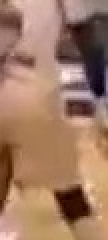
#> input picture team_classifier_data/crops/1001_screener_1237.jpg, 54 x 120 px (shown 2 times larger)
$ python -i shot_events.py   (imports and definitions only)
#> lines starting #> are read from the running program, lines starting #| are printed output that depends on the picture
"""
shot_events.py — 讀 shot_detect_rf.py 的逐幀偵測，判斷「有沒有出手、什麼時候、跳投/上籃、進沒進」。
規則（改這裡不用重跑模型）：
  1. 切鏡頭：相鄰影格色彩直方圖差很大 → 之後的畫面（重播 / 換場）不看
  2. 出手候選：player-jump-shot / player-layup-dunk 信心 ≥ SHOT_CONF；1 秒內的合併成一個事件
  3. 軌跡確認（排除跳起來傳球）：出手後 BALL_WIN 秒內，球要出現在籃框附近（籃框框往外擴、往上延伸）
  4. 進球：出手後 MADE_WIN 秒內有 ball-in-basket，且
       - 連續長度 ≤ MAX_IN_RUN 秒（籃網常被持續誤判成進框）
       - 進框前 0.5 秒內看得到球在籃框附近
不判斷「誰出手」：延長的那段沒有 SAM3 追蹤，先用出手框畫在影片上給人看。

用法：
  python nba_data_pipeline/shot_events.py --dets output_videos/shot_check/rf_dets.pkl \
      --video_dir input_videos/screen_ext --out_dir output_videos/shot_check [--no_video]
輸出：<out_dir>/shot_events_model.csv（含人工核對欄；人工標好的請另存，例 shot_labels_round1.csv）、<out_dir>/<clip>.mp4（標註影片）
"""
import argparse
import csv
import pickle
from pathlib import Path

import cv2
import numpy as np

ROOT = Path(__file__).parent.parent
BALL, IN_BASKET, PLAYER, POSSESS, JUMP, LAYUP, BLOCK, RIM = 0, 1, 3, 4, 5, 6, 7, 9
NAMES = {BALL: 'ball', IN_BASKET: 'in-basket', JUMP: 'jump-shot', LAYUP: 'layup', BLOCK: 'block', RIM: 'rim'}
COLORS = {BALL: (0, 255, 255), IN_BASKET: (0, 255, 0), JUMP: (0, 0, 255), LAYUP: (255, 0, 255),
          BLOCK: (255, 128, 0), RIM: (255, 255, 255)}

SHOT_CONF = 0.3          # 0.4 會漏掉 334 / 400 這種 0.30–0.34 的真出手
MERGE_S = 1.0
BALL_WIN = 1.5
MADE_WIN = 2.0
MAX_IN_RUN = 0.7
CUT_THRESH = 0.5          # 直方圖相關係數低於此 = 切鏡頭
PIX_CUT = 45              # 64x36 灰階平均像素差；正常鏡頭移動 99% < 36，閃白壞影格 30–38 且馬上回來


# [7 lines left out: function read_frames, not called in this run]


def find_cuts(frames):
    """切鏡頭 = 相鄰兩張差很大，且 3 張後也沒回到原畫面（單張閃白的壞影格會馬上回來，不算）。"""
    hs = []
    for f in frames:
        hsv = cv2.cvtColor(cv2.resize(f, (160, 90)), cv2.COLOR_BGR2HSV)
        h = cv2.calcHist([hsv], [0, 1], None, [30, 32], [0, 180, 0, 256]); cv2.normalize(h, h); hs.append(h)
    cor = lambda a, b: cv2.compareHist(hs[a], hs[b], cv2.HISTCMP_CORREL)
    gs = [cv2.resize(cv2.cvtColor(f, cv2.COLOR_BGR2GRAY), (64, 36)).astype(np.float32) for f in frames]
    pd = lambda a, b: float(np.abs(gs[a] - gs[b]).mean())
    n = len(hs)
    # 顏色分布大變，或整張像素差大（同球場的精華剪輯接點顏色很像，只看直方圖抓不到；screen_453 5.07s 像素差 47）
    jump = lambda i: (cor(i - 1, i) < CUT_THRESH and cor(max(i - 2, 0), min(i + 3, n - 1)) < CUT_THRESH) or                      (pd(i - 1, i) > PIX_CUT and pd(max(i - 2, 0), min(i + 3, n - 1)) > PIX_CUT)
    cuts = [i for i in range(1, n) if jump(i)]
    return [c for k, c in enumerate(cuts) if k == 0 or c - cuts[k - 1] > 3]    # 轉場連續幾張只算一次


# [138 lines left out: functions contact_frame, holds_ball, near_rim, analyze, draw, main, not called in this run]


# [2 lines not run here, left out]

>>> import cv2
>>> picture = cv2.imread('../team_classifier_data/crops/1001_screener_1237.jpg', cv2.IMREAD_GRAYSCALE)
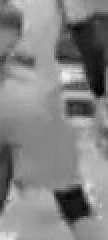
#> picture: shape (120, 54) (shown 2 times larger); min 3, max 240, mean 131
#> the loop in find_cuts, `for f in frames:` made 1 pass
#> after the loop in find_cuts, `for f in frames:`: hs = []
#> (the run stopped early here; a loop or call above may not have finished)

$ run again, on team_classifier_data/crops/1036_screener_1288.jpg
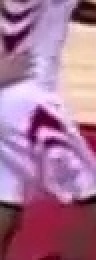
#> input picture team_classifier_data/crops/1036_screener_1288.jpg, 48 x 130 px (shown 2 times larger)
#> `picture = cv2.imread('../team_classifier_data/crops/1001_screener_1237..`:
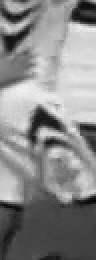
#> picture: shape (130, 48) (shown 2 times larger); min 6, max 241, mean 136.9
#> the loop in find_cuts, `for f in frames:` made 1 pass
#> after the loop in find_cuts, `for f in frames:`: hs = []

$ run again, on team_classifier_data/crops/1271_screener_1667.jpg
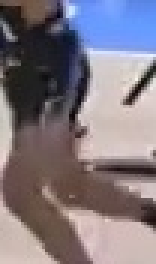
#> input picture team_classifier_data/crops/1271_screener_1667.jpg, 52 x 88 px (shown 3 times larger)
#> `picture = cv2.imread('../team_classifier_data/crops/1001_screener_1237..`:
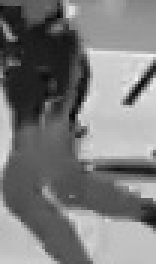
#> picture: shape (88, 52) (shown 3 times larger); min 1, max 244, mean 123.2
#> the loop in find_cuts, `for f in frames:` made 1 pass
#> after the loop in find_cuts, `for f in frames:`: hs = []

$ run again, on team_classifier_data/crops/1507_screener_1984.jpg
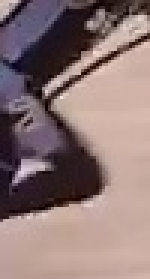
#> input picture team_classifier_data/crops/1507_screener_1984.jpg, 50 x 93 px (shown 3 times larger)
#> `picture = cv2.imread('../team_classifier_data/crops/1001_screener_1237..`:
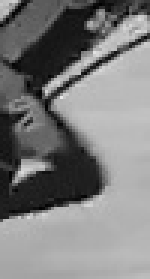
#> picture: shape (93, 50) (shown 3 times larger); min 1, max 234, mean 124.3
#> the loop in find_cuts, `for f in frames:` made 1 pass
#> after the loop in find_cuts, `for f in frames:`: hs = []
